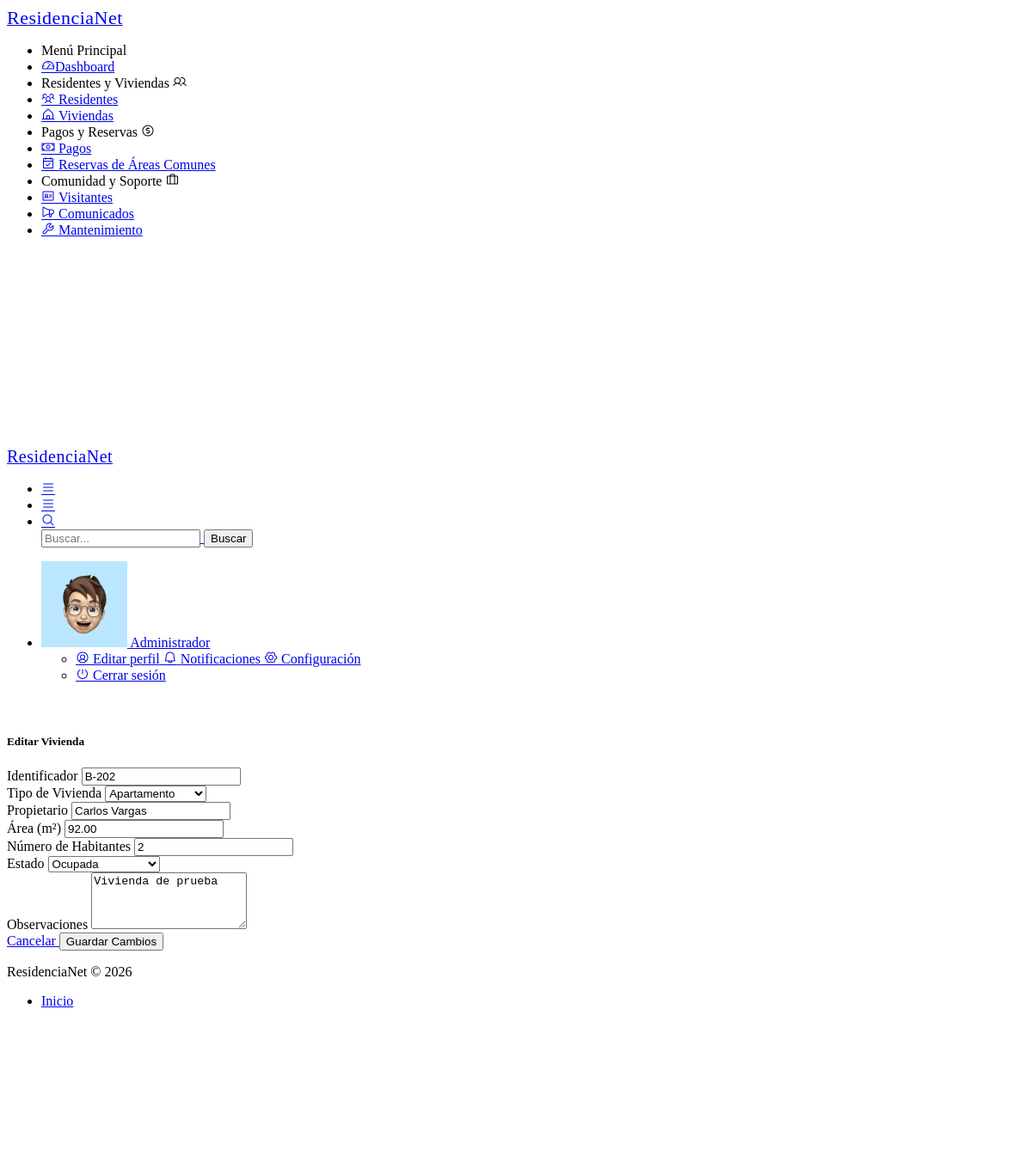
/vivienda/edit/2 (signed in), run on the app's committed database.
### tables this page shows
CREATE TABLE IF NOT EXISTS viviendas (
    id INT AUTO_INCREMENT PRIMARY KEY,
    identificador VARCHAR(50) NOT NULL,
    tipo ENUM('Apartamento', 'Casa', 'Local Comercial') NOT NULL,
    propietario VARCHAR(100),
    area DECIMAL(10,2) NOT NULL,
    num_habitantes INT DEFAULT 0,
    estado ENUM('Disponible', 'Ocupada', 'En mantenimiento') DEFAULT 'Disponible',
    observaciones TEXT,
    created_at TIMESTAMP DEFAULT CURRENT_TIMESTAMP
);

### app/core/app.php (called while the page is built, shortened)
<?php
class App {
    protected $method = 'index';
    public function __construct() {
        $url = $this->parseUrl();
        if (isset($url[0]) && file_exists('../app/controllers/' . ucfirst($url[0]) . 'Controller.php')) {
            unset($url[0]);
        }
        $this->controller = new $this->controller;
        if (isset($url[1])) {
            if (method_exists($this->controller, $url[1])) {
                $this->method = $url[1];
                unset($url[1]);
            }
        }
        $this->params = $url ? array_values($url) : [];
        call_user_func_array([$this->controller, $this->method], $this->params);
    }
    public function parseUrl() {
        if (isset($_GET['url'])) {
            return explode('/', filter_var(rtrim($_GET['url'], '/'), FILTER_SANITIZE_URL));
        }
        return [];
    }
}

### public/index.php (called while the page is built, shortened)
<?php
require_once '../app/core/app.php';
require_once '../app/core/controller.php';
$app = new App();

### app/models/Vivienda.php (called while the page is built, shortened)
<?php
require_once '../app/config/database.php';
class Vivienda {
    private $db;
    public function __construct() {
        $this->db = Database::getInstance()->getConnection();
    }
    public function getById($id) {
        $query = "SELECT * FROM viviendas WHERE id = ?";
        $stmt = $this->db->prepare($query);
        $stmt->bind_param("i", $id);
        $stmt->execute();
        $result = $stmt->get_result();
        return $result->fetch_assoc();
    }
}

### app/config/database.php (called while the page is built, shortened)
<?php
class Database {
    private static $instance = null;
    private $conn;
    private function __construct() {
        try {
            $this->conn = new mysqli(DB_HOST, DB_USER, DB_PASS, DB_NAME);
            $this->conn->set_charset("utf8");
        } catch (mysqli_sql_exception $e) {
            die("Error de conexión a la base de datos. Verifica que MySQL esté encendido y la base '" . DB_NAME . "' exista. Detalle: " . $e->getMessage());
        }
    }
    public static function getInstance() {
        if (!self::$instance) {
            self::$instance = new Database();
        }
        return self::$instance;
    }
    public function getConnection() {
        return $this->conn;
    }
}

### app/views/viviendas/edit.php (the view, shortened to what this page needs)
<?php
include '../app/views/layouts/header.php';
include '../app/views/layouts/sidebar.php';
include '../app/views/layouts/topbar.php';
$vivienda = $data['vivienda'];
$tipos = ['Apartamento', 'Casa', 'Local Comercial'];
$estados = ['Disponible', 'Ocupada', 'En mantenimiento'];
?>
<div class="pc-container">
    <div class="pc-content">
        <div class="row">
            <div class="col-lg-8 mx-auto">
                <div class="card">
                    <div class="card-header">
                        <h5>Editar Vivienda</h5>
                    </div>
                    <div class="card-body">
                        <form action="<?= BASE_URL ?>/vivienda/edit/<?= $vivienda['id'] ?>" method="POST">
                            <div class="row">
                                <div class="col-md-6 mb-3">
                                    <label class="form-label">Identificador</label>
                                    <input type="text" class="form-control" name="identificador" value="<?= htmlspecialchars($vivienda['identificador']) ?>" required>
                                </div>
                                <div class="col-md-6 mb-3">
                                    <label class="form-label">Tipo de Vivienda</label>
                                    <select class="form-select" name="tipo" required>
                                        <?php foreach ($tipos as $tipo): ?>
                                            <option <?= $vivienda['tipo'] === $tipo ? 'selected' : '' ?>><?= $tipo ?></option>
                                        <?php endforeach; ?>
                                    </select>
                                </div>
                                <div class="col-md-6 mb-3">
                                    <label class="form-label">Propietario</label>
                                    <input type="text" class="form-control" name="propietario" value="<?= htmlspecialchars($vivienda['propietario'] ?? '') ?>">
                                </div>
                                <div class="col-md-6 mb-3">
                                    <label class="form-label">Área (m²)</label>
                                    <input type="number" class="form-control" name="area" value="<?= htmlspecialchars($vivienda['area']) ?>" min="0" step="0.01" required>
                                </div>
                                <div class="col-md-6 mb-3">
                                    <label class="form-label">Número de Habitantes</label>
                                    <input type="number" class="form-control" name="num_habitantes" value="<?= htmlspecialchars($vivienda['num_habitantes']) ?>" min="0">
                                </div>
                                <div class="col-md-6 mb-3">
                                    <label class="form-label">Estado</label>
                                    <select class="form-select" name="estado">
                                        <?php foreach ($estados as $estado): ?>
                                            <option <?= $vivienda['estado'] === $estado ? 'selected' : '' ?>><?= $estado ?></option>
                                        <?php endforeach; ?>
                                    </select>
                                </div>
                                <div class="col-12 mb-3">
                                    <label class="form-label">Observaciones</label>
                                    <textarea class="form-control" name="observaciones" rows="4"><?= htmlspecialchars($vivienda['observaciones'] ?? '') ?></textarea>
                                </div>
                            </div>
                            <div class="text-end">
                                <a href="<?= BASE_URL ?>/vivienda/index" class="btn btn-secondary">
                                    Cancelar
                                </a>
                                <button type="submit" class="btn btn-primary">
                                    Guardar Cambios
                                </button>
                            </div>
                        </form>
                    </div>
                </div>
            </div>
        </div>
    </div>
</div>
<?php
include '../app/views/layouts/footer.php';
include '../app/views/layouts/scripts.php';
?>

### data on the page
viviendas: identificador "B-202", tipo "Apartamento", propietario "Carlos Vargas", area "92.00", num_habitantes "2", estado "Ocupada", observaciones "Vivienda de prueba"

### other printed values
$_SESSION['user_name'] "Administrador"
